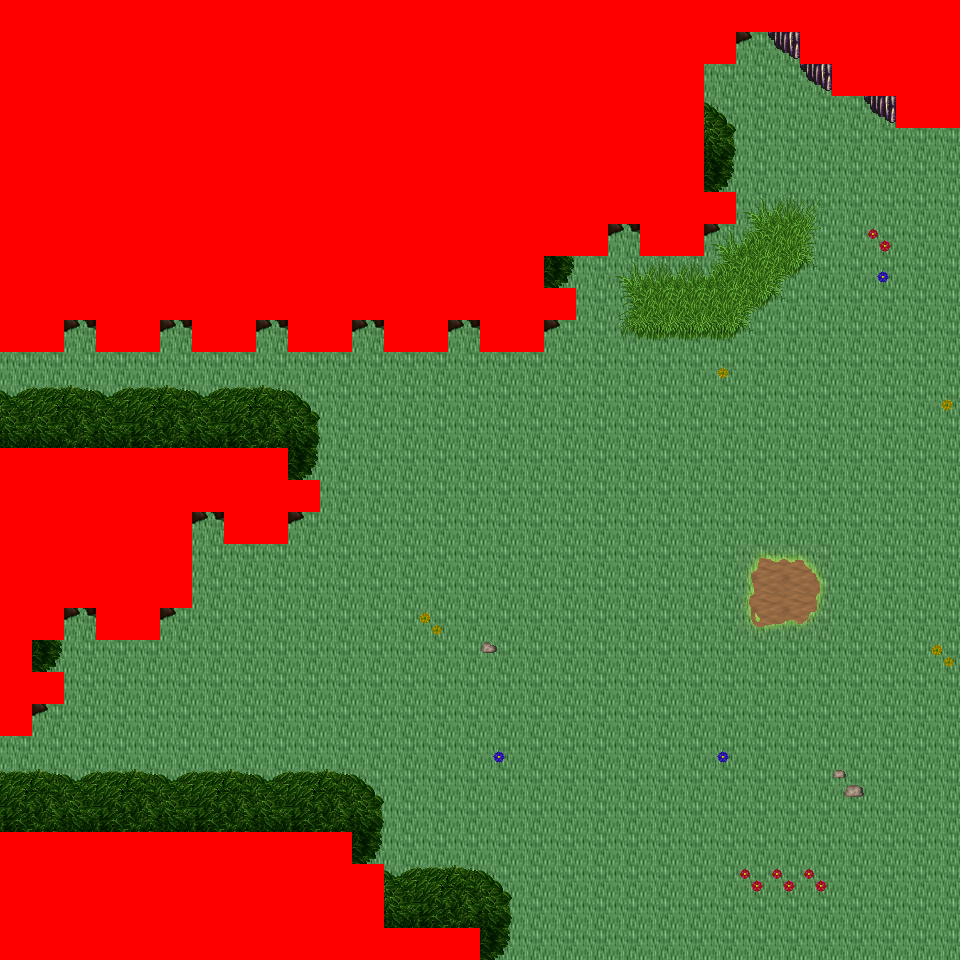

Below is a game level as drawn by its tile map, then a one-line description and the .tmx that defines it (tile-layer data replaced by summaries):
An orthogonal 30x30 tile map with 32x32 px tiles, 6 tile layers (Ground, Object, Object2, Above, ...), 27 tilesets and 4 objects (4x mapExit).

<map version="1.0" orientation="orthogonal" renderorder="right-down" width="30" height="30" tilewidth="32" tileheight="32" nextobjectid="5">
  <tileset firstgid="1" name="tileset_logic_collision" tilewidth="32" tileheight="32" tilecount="1" columns="1">
    <image source="../drawable/tileset_logic_collision.png" width="32" height="32" />
  </tileset>
  <tileset firstgid="2" name="tileset_terrain_grassland" tilewidth="32" tileheight="32" tilecount="88" columns="8">
    <image source="../drawable/tileset_terrain_grassland.png" width="256" height="352" />
  </tileset>
  <tileset firstgid="90" name="tileset_ground_ground" tilewidth="32" tileheight="32" tilecount="33" columns="3">
    <image source="../drawable/tileset_ground_ground.png" width="96" height="352" />
  </tileset>
  <tileset firstgid="123" name="tileset_plant_tree_tree_darkgreen" tilewidth="32" tileheight="32" tilecount="88" columns="8">
    <image source="../drawable/tileset_plant_tree_tree_darkgreen.png" width="256" height="352" />
  </tileset>
  <tileset firstgid="211" name="tileset_logic_item_resources" tilewidth="32" tileheight="32" tilecount="6" columns="6">
    <image source="../drawable/tileset_logic_item_resources.png" width="192" height="32" />
  </tileset>
  <tileset firstgid="217" name="tileset_logic_creature_animal" tilewidth="32" tileheight="32" tilecount="32" columns="8">
    <image source="../drawable/tileset_logic_creature_animal.png" width="256" height="128" />
  </tileset>
  <tileset firstgid="249" name="tileset_plant_flower_daisy_white" tilewidth="32" tileheight="32" tilecount="8" columns="2">
    <image source="../drawable/tileset_plant_flower_daisy_white.png" width="64" height="128" />
  </tileset>
  <tileset firstgid="257" name="tileset_plant_flower_daisy_yellow" tilewidth="32" tileheight="32" tilecount="8" columns="2">
    <image source="../drawable/tileset_plant_flower_daisy_yellow.png" width="64" height="128" />
  </tileset>
  <tileset firstgid="265" name="tileset_plant_flower_daisy_red" tilewidth="32" tileheight="32" tilecount="8" columns="2">
    <image source="../drawable/tileset_plant_flower_daisy_red.png" width="64" height="128" />
  </tileset>
  <tileset firstgid="273" name="tileset_plant_flower_daisy_blue" tilewidth="32" tileheight="32" tilecount="8" columns="2">
    <image source="../drawable/tileset_plant_flower_daisy_blue.png" width="64" height="128" />
  </tileset>
  <tileset firstgid="281" name="tileset_ground_grass_edges" tilewidth="32" tileheight="32" tilecount="36" columns="12">
    <image source="../drawable/tileset_ground_grass_edges.png" width="384" height="96" />
  </tileset>
  <tileset firstgid="317" name="tileset_ground_grass_corners" tilewidth="32" tileheight="32" tilecount="24" columns="6">
    <image source="../drawable/tileset_ground_grass_corners.png" width="192" height="128" />
  </tileset>
  <tileset firstgid="341" name="tileset_ground_grass_2" tilewidth="32" tileheight="32" tilecount="21" columns="3">
    <image source="../drawable/tileset_ground_grass_2.png" width="96" height="224" />
  </tileset>
  <tileset firstgid="362" name="tileset_plant_tree_fall_trees" tilewidth="32" tileheight="32" tilecount="40" columns="8">
    <image source="../drawable/tileset_plant_tree_fall_trees.png" width="256" height="160" />
  </tileset>
  <tileset firstgid="402" name="tileset_plant_tree_pine_tree" tilewidth="32" tileheight="32" tilecount="20" columns="4">
    <image source="../drawable/tileset_plant_tree_pine_tree.png" width="128" height="160" />
  </tileset>
  <tileset firstgid="422" name="tileset_plant_bush_large_green" tilewidth="32" tileheight="32" tilecount="9" columns="3">
    <image source="../drawable/tileset_plant_bush_large_green.png" width="96" height="96" />
  </tileset>
  <tileset firstgid="431" name="tileset_ground_rock_pebbles" tilewidth="32" tileheight="32" tilecount="3" columns="1">
    <image source="../drawable/tileset_ground_rock_pebbles.png" width="32" height="96" />
  </tileset>
  <tileset firstgid="434" name="tileset_plant_leaves" tilewidth="32" tileheight="32" tilecount="8" columns="4">
    <image source="../drawable/tileset_plant_leaves.png" width="128" height="64" />
  </tileset>
  <tileset firstgid="442" name="tileset_logic_portal" tilewidth="32" tileheight="32" tilecount="24" columns="8">
    <image source="../drawable/tileset_logic_portal.png" width="256" height="96" />
  </tileset>
  <tileset firstgid="466" name="tileset_logic_creature_human_evil" tilewidth="32" tileheight="32" tilecount="10" columns="10">
    <image source="../drawable/tileset_logic_creature_human_evil.png" width="256" height="64" />
  </tileset>
  <tileset firstgid="476" name="tileset_terrain_cave_opening" tilewidth="32" tileheight="32" tilecount="12" columns="3">
    <image source="../drawable/tileset_terrain_cave_opening.png" width="96" height="128" />
  </tileset>
  <tileset firstgid="488" name="tileset_ground_ladder_vertical_dark" tilewidth="32" tileheight="32" tilecount="3" columns="3">
    <image source="../drawable/tileset_ground_ladder_vertical_dark.png" width="96" height="32" />
  </tileset>
  <tileset firstgid="491" name="tileset_ground_rock_large_boulder" tilewidth="32" tileheight="32" tilecount="9" columns="3">
    <image source="../drawable/tileset_ground_rock_large_boulder.png" width="96" height="96" />
  </tileset>
  <tileset firstgid="500" name="tileset_item_blood_floor_stains_2" tilewidth="32" tileheight="32" tilecount="4" columns="2">
    <image source="../drawable/tileset_item_blood_floor_stains_2.png" width="64" height="64" />
  </tileset>
  <tileset firstgid="504" name="tileset_item_blood_floor_stain-safe" tilewidth="32" tileheight="32" tilecount="1" columns="1">
    <image source="../drawable/tileset_item_blood_floor_stain-safe.png" width="32" height="32" />
  </tileset>
  <tileset firstgid="505" name="tileset_ground_tall_grass" tilewidth="32" tileheight="32" tilecount="15" columns="5">
    <image source="../drawable/tileset_ground_tall_grass.png" width="160" height="96" />
  </tileset>
  <tileset firstgid="520" name="tileset_logic_creature_reptile" tilewidth="32" tileheight="32" tilecount="7" columns="7">
    <image source="../drawable/tileset_logic_creature_reptile.png" width="224" height="32" />
  </tileset>
  <layer name="Ground" width="30" height="30">
    <data>[900 cells, 900 non-empty, 2 distinct tile ids]</data>
  </layer>
  <layer name="Object" width="30" height="30">
    <data>[900 cells, 176 non-empty, 34 distinct tile ids]</data>
  </layer>
  <layer name="Object2" width="30" height="30">
    <data>[900 cells, 33 non-empty, 16 distinct tile ids]</data>
  </layer>
  <layer name="Above" width="30" height="30">
    <data>[900 cells, 327 non-empty, 19 distinct tile ids]</data>
  </layer>
  <layer name="Above2" width="30" height="30">
    <data>[900 cells, 0 non-empty, 0 distinct tile ids]</data>
  </layer>
  <layer name="Walkable" width="30" height="30">
    <data>[900 cells, 340 non-empty, 1 distinct tile ids]</data>
  </layer>
  <objectgroup name="MapEvents">
    <object id="1" name="south" type="mapExit" x="480" y="928" width="480" height="32">
      <properties>
        <property name="map" value="level_0_x1_y9" />
        <property name="x" value="15" />
        <property name="y" value="1" />
      </properties>
    </object>
    <object id="2" name="west" type="mapExit" x="0" y="352" width="32" height="96">
      <properties>
        <property name="map" value="level_0_x0_y8" />
        <property name="x" value="28" />
        <property name="y" value="11" />
      </properties>
    </object>
    <object id="3" name="west2" type="mapExit" x="0" y="736" width="32" height="96">
      <properties>
        <property name="map" value="level_0_x0_y8" />
        <property name="x" value="28" />
        <property name="y" value="23" />
      </properties>
    </object>
    </objectgroup>
</map>
<!-- 1 of 4 objects omitted -->
